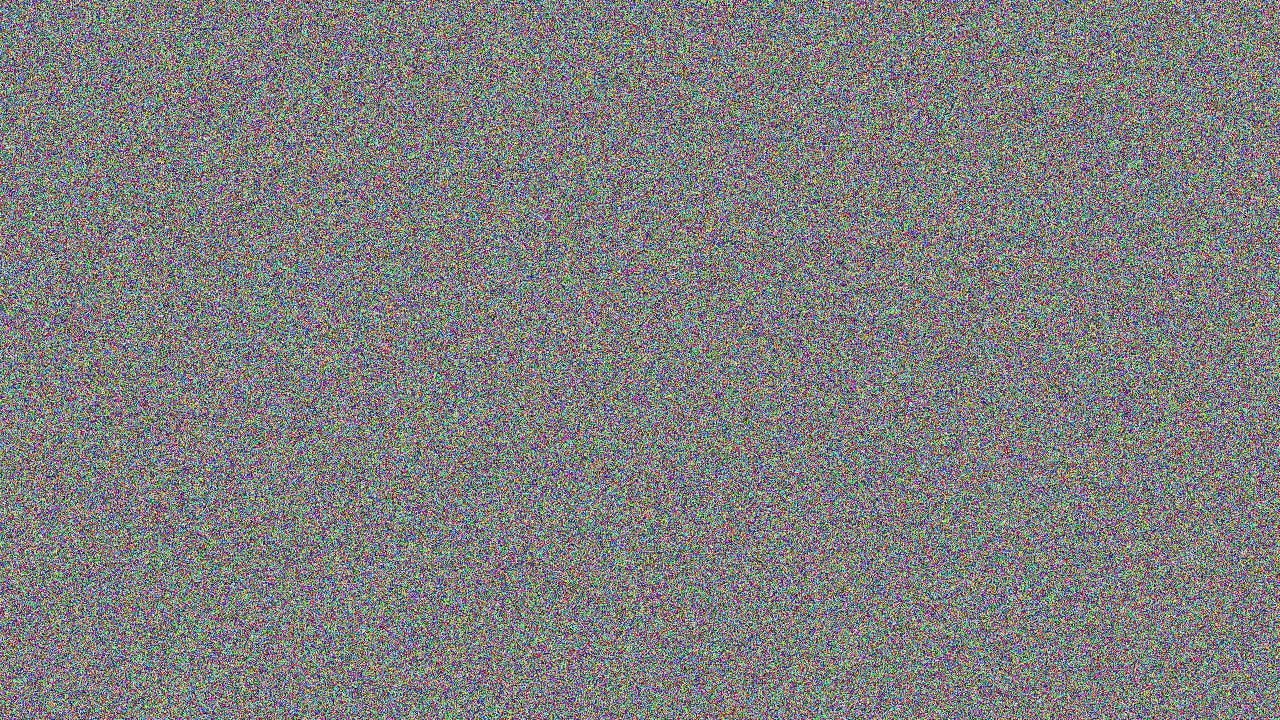
#> input picture dummy_bdd100k/images/train/train_000000.jpg, 1280 x 720 px
$ python -i transforms.py   (imports and definitions only)
#> lines starting #> are read from the running program, lines starting #| are printed output that depends on the picture
"""
Data augmentation and transformation functions.
"""
import cv2
import math
import numpy as np
import random
import torch

# [31 lines left out: function letterbox, not called in this run]

def augment_hsv(im, hgain=0.5, sgain=0.5, vgain=0.5):
    """HSV color-space augmentation"""
#> called with hgain = 0.5, sgain = 0.5, vgain = 0.5
    if hgain or sgain or vgain:
        r = np.random.uniform(-1, 1, 3) * [hgain, sgain, vgain] + 1  # random gains
        hue, sat, val = cv2.split(cv2.cvtColor(im, cv2.COLOR_RGB2HSV))
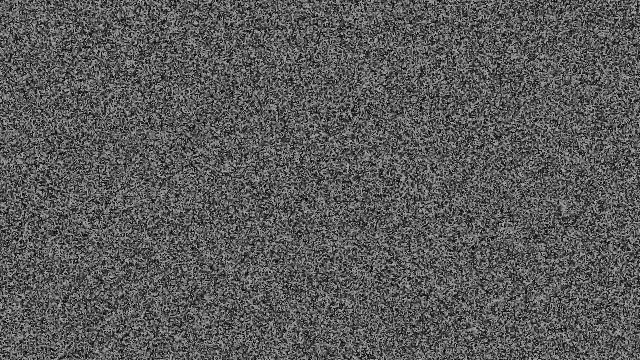
#> hue: shape (720, 1280) (shown at 1/2 size); min 0, max 179, mean 89.3
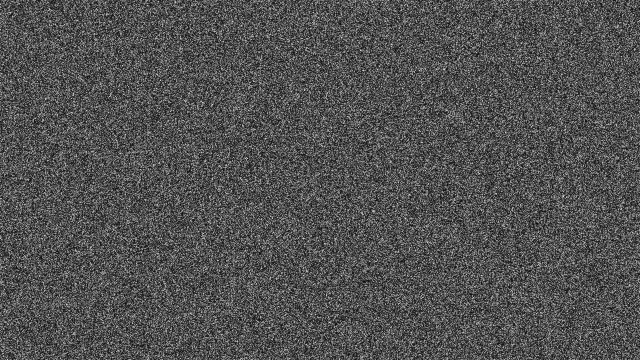
#> sat: shape (720, 1280) (shown at 1/2 size); min 0, max 255, mean 81.4
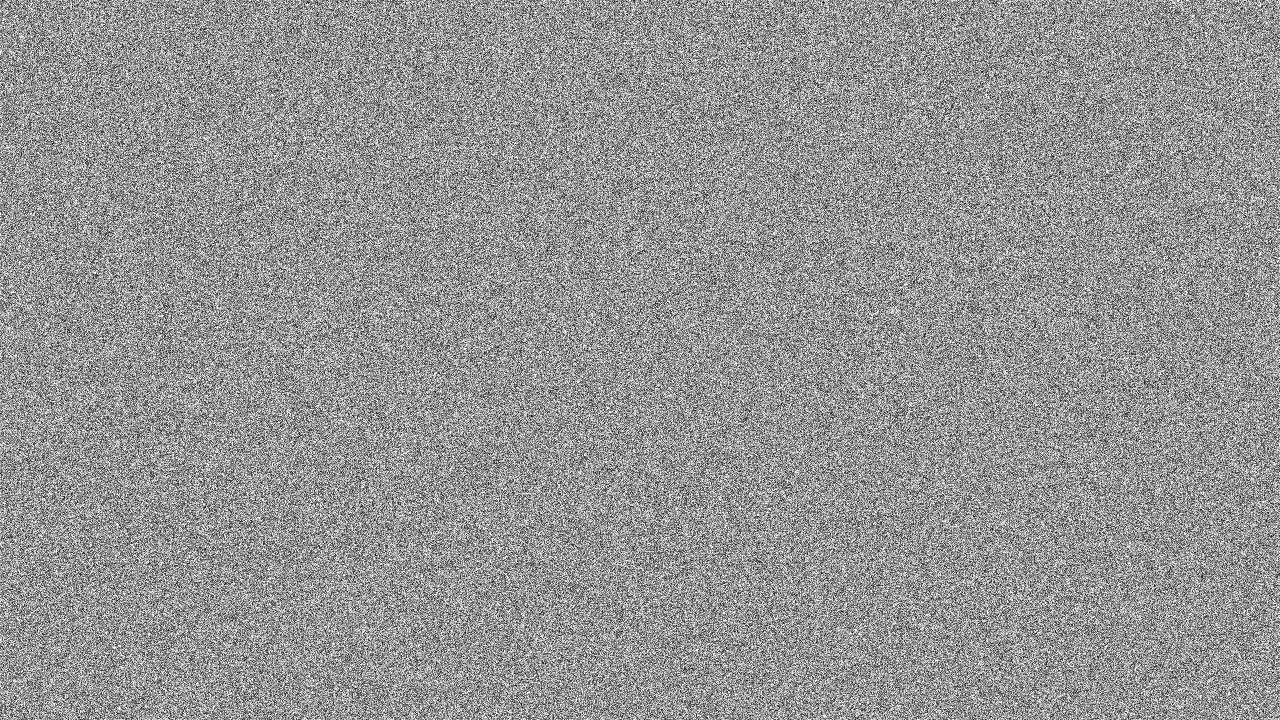
#> val: shape (720, 1280); min 0, max 255, mean 148.5
        dtype = im.dtype  # uint8

        x = np.arange(0, 256, dtype=r.dtype)
        lut_hue = ((x * r[0]) % 180).astype(dtype)
        lut_sat = np.clip(x * r[1], 0, 255).astype(dtype)
        lut_val = np.clip(x * r[2], 0, 255).astype(dtype)

        im_hsv = cv2.merge((cv2.LUT(hue, lut_hue), cv2.LUT(sat, lut_sat), cv2.LUT(val, lut_val)))
#> im_hsv: shape (720, 1280, 3); mean H, S, V 85.7, 97.5, 162.6
        cv2.cvtColor(im_hsv, cv2.COLOR_HSV2RGB, dst=im)

# [46 lines left out: function random_perspective, not called in this run]

>>> import cv2
>>> picture = cv2.cvtColor(cv2.imread('../../dummy_bdd100k/images/train/train_000000.jpg'), cv2.COLOR_BGR2RGB)
>>> result = augment_hsv(picture)

$ run again, on dummy_bdd100k/images/train/train_000001.jpg
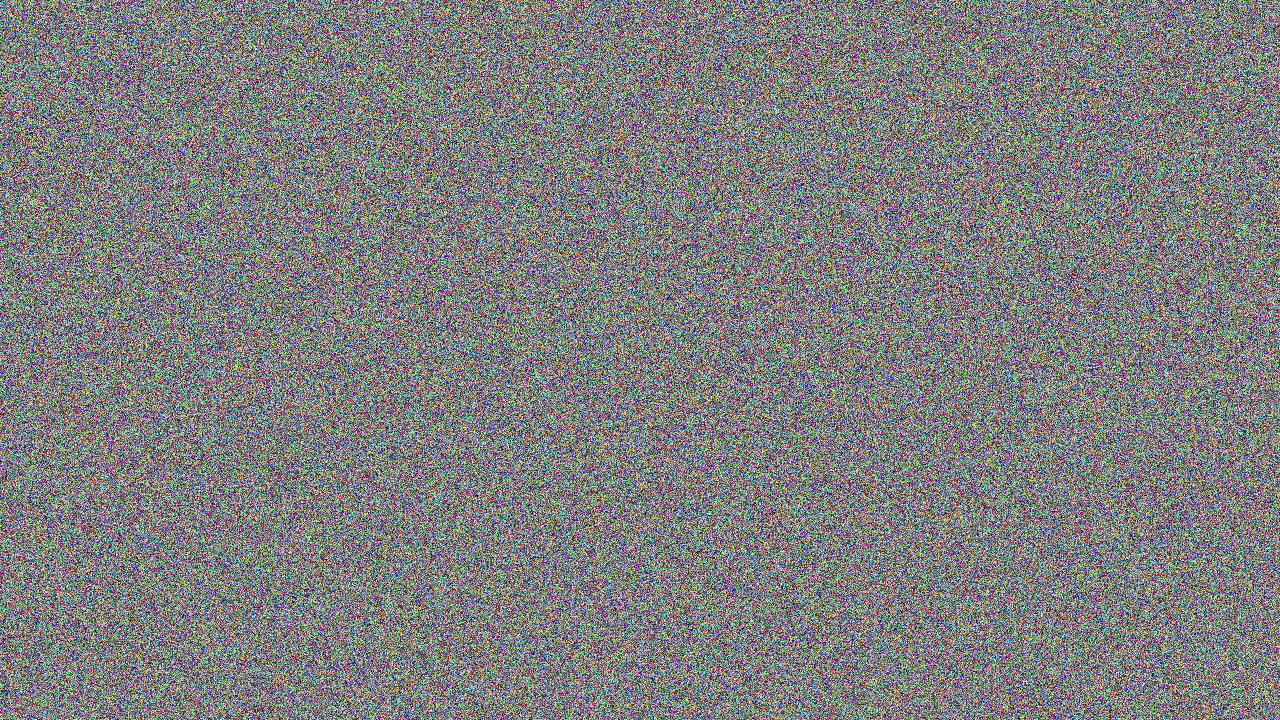
#> input picture dummy_bdd100k/images/train/train_000001.jpg, 1280 x 720 px
#> in augment_hsv, `hue, sat, val = cv2.split(cv2.cvtColor(im, cv2.COLOR_RGB2HSV))`:
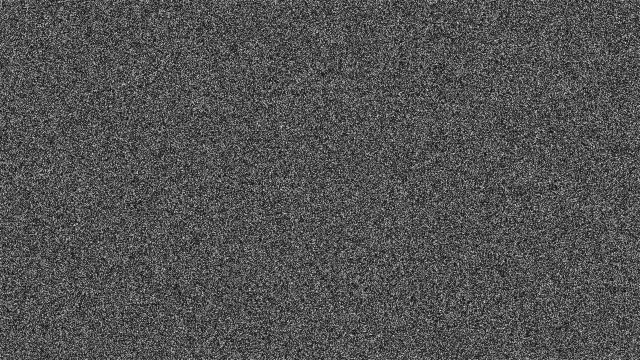
#> sat: shape (720, 1280) (shown at 1/2 size); min 0, max 255, mean 81.5
#> in augment_hsv, `hue, sat, val = cv2.split(cv2.cvtColor(im, cv2.COLOR_RGB2HSV))`:
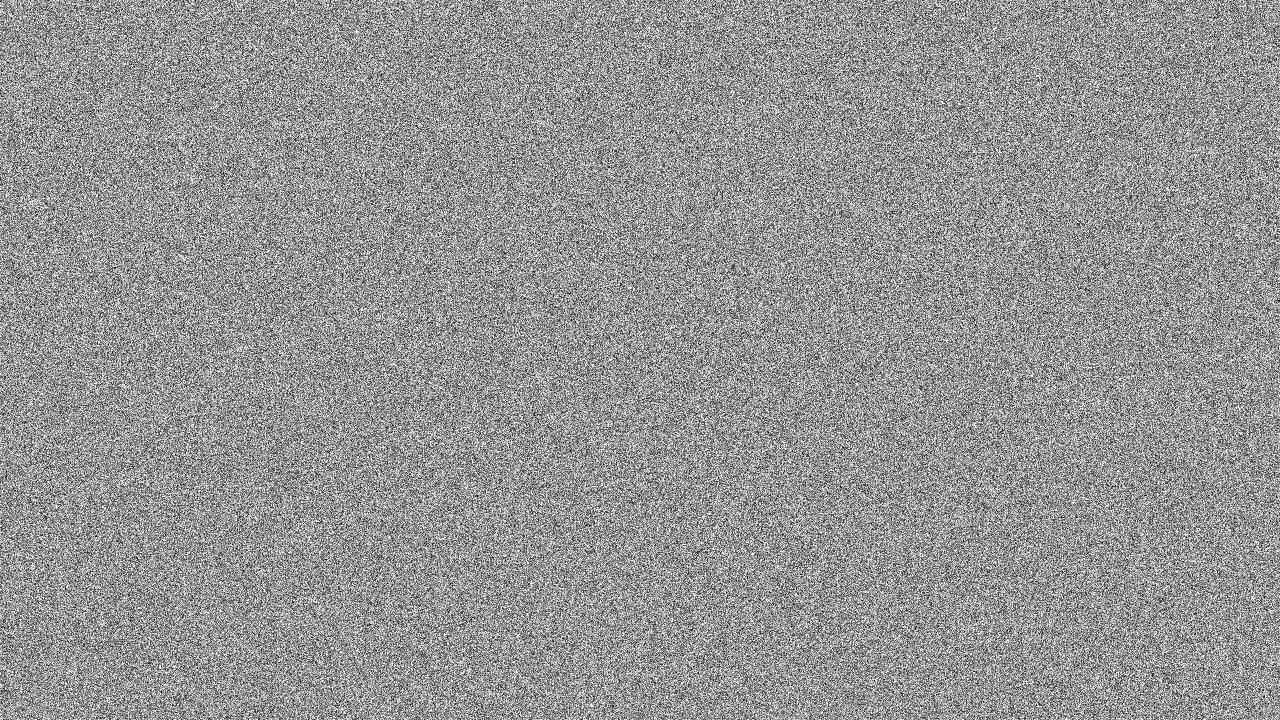
#> val: shape (720, 1280); min 1, max 255, mean 148.5
#> im_hsv: shape (720, 1280, 3); mean H, S, V 85.9, 97.6, 162.6

$ run again, on dummy_bdd100k/images/train/train_000002.jpg
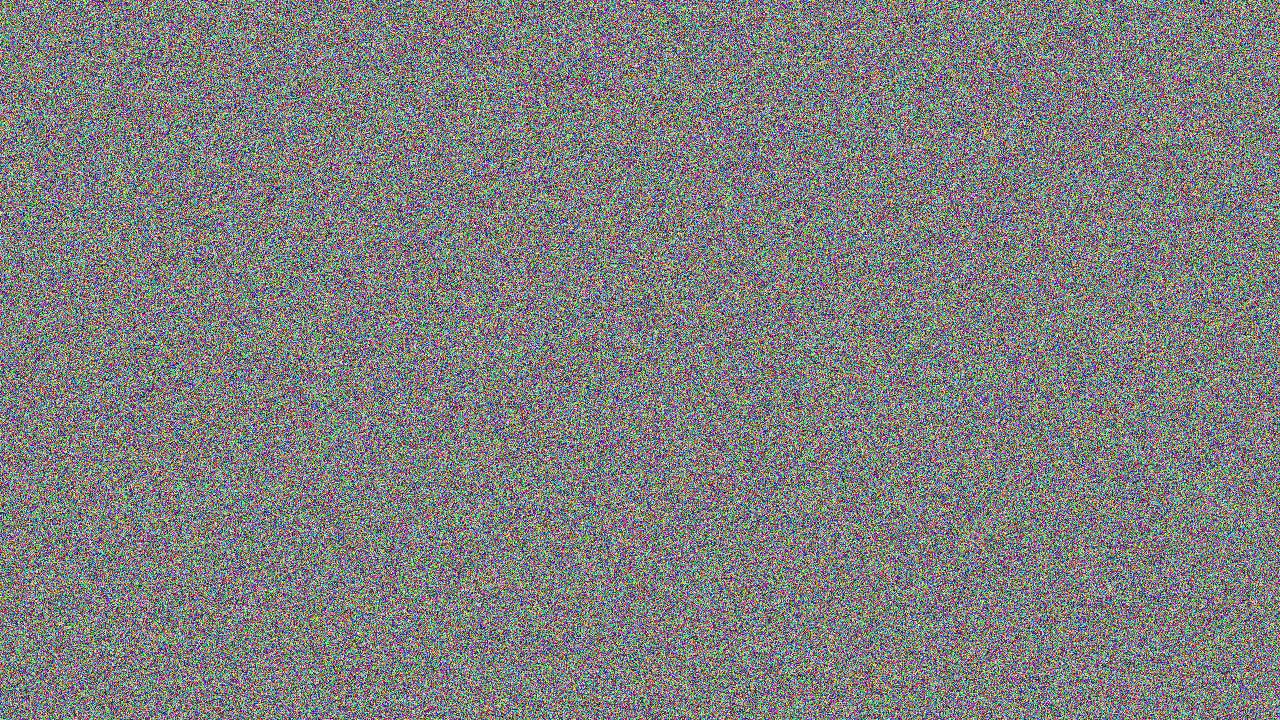
#> input picture dummy_bdd100k/images/train/train_000002.jpg, 1280 x 720 px
#> in augment_hsv, `hue, sat, val = cv2.split(cv2.cvtColor(im, cv2.COLOR_RGB2HSV))`:
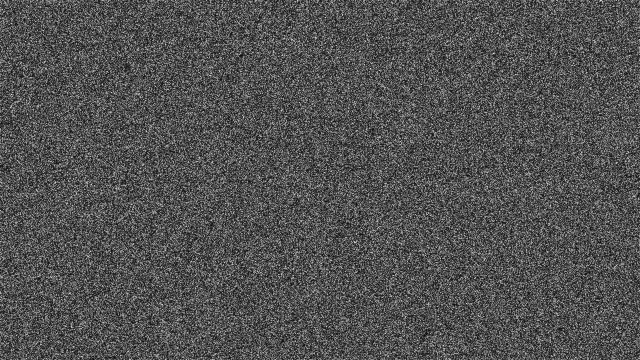
#> sat: shape (720, 1280) (shown at 1/2 size); min 0, max 255, mean 81.5
#> in augment_hsv, `hue, sat, val = cv2.split(cv2.cvtColor(im, cv2.COLOR_RGB2HSV))`:
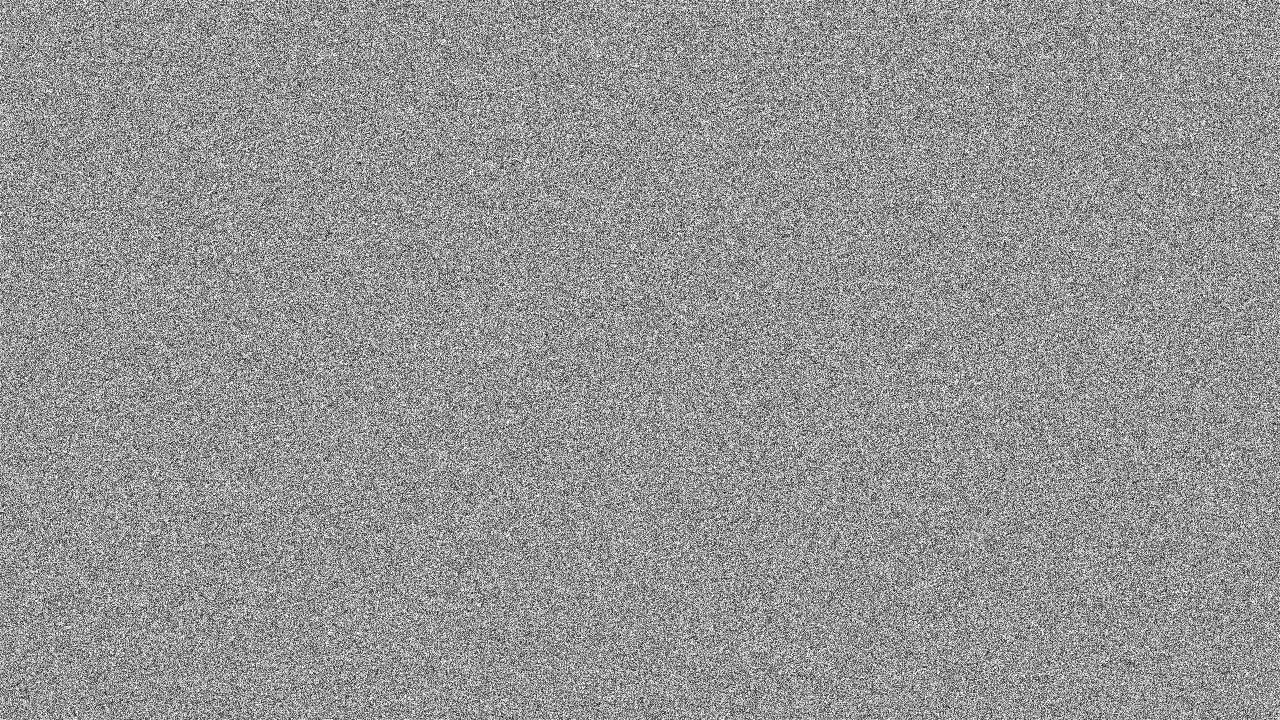
#> val: shape (720, 1280); min 1, max 255, mean 148.5
#> im_hsv: shape (720, 1280, 3); mean H, S, V 85.6, 97.6, 162.6
